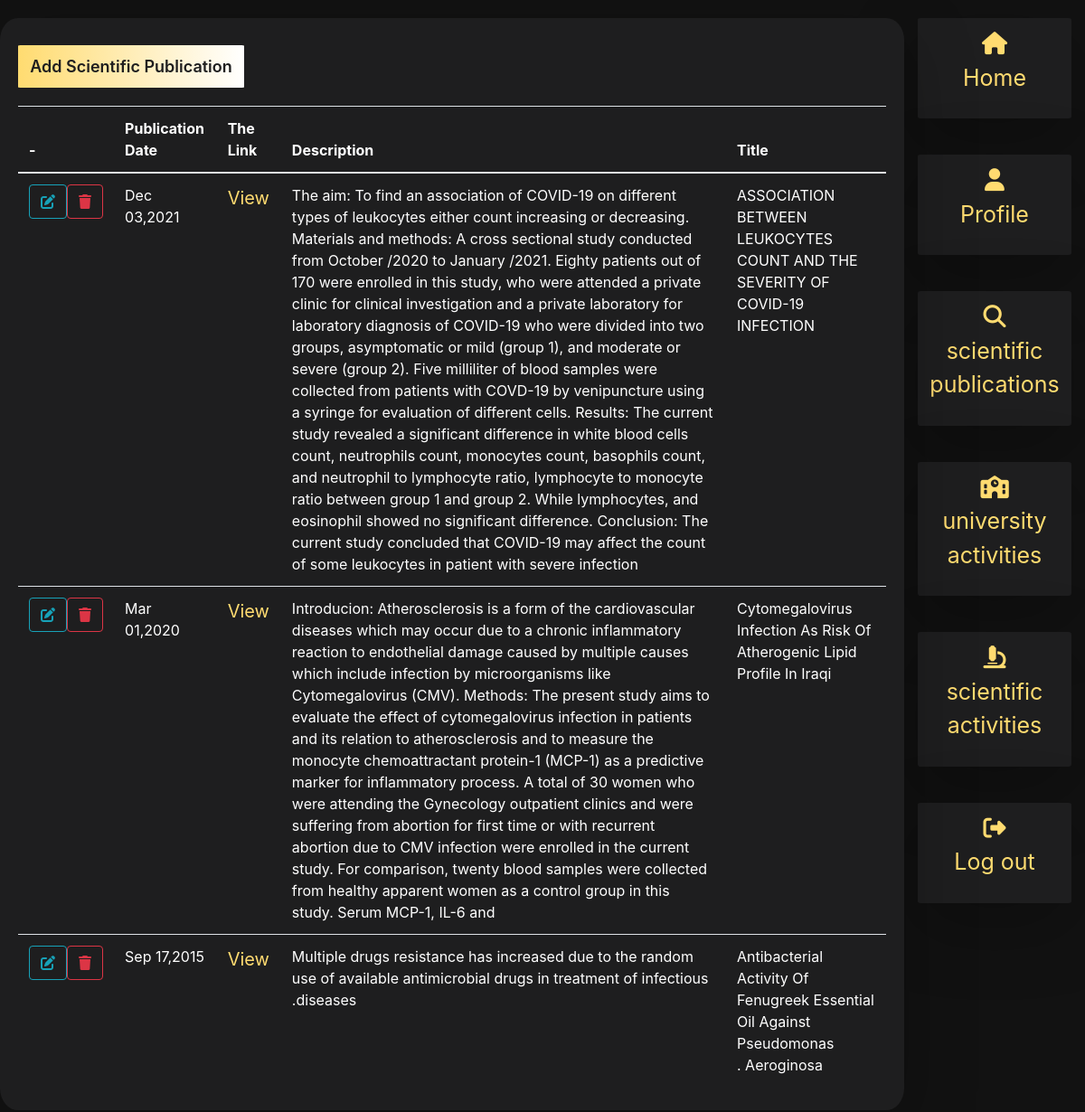
The page /dashboard/scientific_publications/displaySP.php on the database its author committed.
### tables this page shows
CREATE TABLE `scientific_publications` (
  `id` int(11) NOT NULL,
  `title` varchar(255) NOT NULL,
  `description` longtext NOT NULL,
  `link` longtext NOT NULL,
  `publication_date` date NOT NULL
);

### dashboard/functions.php (called while the page is built, shortened)
<?php
require('connection.php');
require('scientific_publications/scientific_publications.php');
$db=new DBController();
$SP=new SP($db);
?>

### dashboard/scientific_publications/scientific_publications.php (called while the page is built, shortened)
<?php
class SP
{
    public $db = null;
    public function __construct(DBController $db)
    {
        $this->db = $db;
    }
    public function getData()
    {
        $result = $this->db->con->query("SELECT * FROM scientific_publications");
        $resultArray = array();
        while ($item = mysqli_fetch_array($result, MYSQLI_ASSOC)) {
            $resultArray[] = $item;
        }
        return $resultArray;
    }
}

### dashboard/connection.php (called while the page is built, shortened)
<?php
class DBController{
  protected  $server = "localhost";
  protected  $user = "root";
  protected  $pass = "";
  protected $database = "maysaa";
  public function __construct(){
    $this->con = mysqli_connect($this->server, $this->user, $this->pass, $this->database);
  }
}

### dashboard/scientific_publications/displaySP.php (the view, shortened to what this page needs)
<?php
include('../functions.php');
include("../header.php");
?>
<div class="container-fluid">
    <div class="row">
        <?php
        include("../sideNavv.php");
        ?>
        <div class="col-lg-10 col-md-9 col-sm-12 container-fluid thedetailll">
        <a href="addSP.php" class="addtotable">Add Scientific Publication</a>
            <table class="table">
                <thead>
                    <tr>
                        <th scope="col">Title</th>
                        <th scope="col">Description</th>
                        <th scope="col">The Link</th>
                        <th scope="col">Publication Date</th>
                        <th>-</th>
                    </tr>
                </thead>
                <tbody>
                    <?php
                    foreach ($SP->getData() as $sp) :
                    ?>
                        <tr>
                            <td><?php echo $sp["title"] ?></td>
                            <td><?php echo $sp["description"] ?></td>
                            <td><a href="<?php echo $sp["link"] ?>" target="_blank" class="viewLink">View</a></td>
                            <td><?php echo date('M d,Y', strtotime($sp['publication_date'])) ?></td>
                            <td>
                                <div class="d-flex justify-content-around">
                                    <form method="post">
                                        <button name="deleteItem" class="btn btn-outline-danger" type="submit"><i class="fa-solid fa-trash"></i></button>
                                    </form>
                                    <a href="<?php printf('%s?id=%s', 'updateSP.php',  $sp['id']); ?>">
                                        <button class="btn btn-outline-info"><i class="fa-solid fa-edit"></i></button>
                                    </a>
                                </div>
                            </td>
                        </tr>
                    <?php
                    endforeach;
                    ?>
                </tbody>
            </table>
        </div>
    </div>
</div>
<?php
include("../footer.php")
?>

### assets/css/style.css (style rules this page uses)
:root { --bg-gradient-onyx: linear-gradient(to bottom right, hsl(240, 1%, 25%) 3%, hsl(0, 0%, 19%) 97%); --bg-gradient-jet: linear-gradient(to bottom right, hsla(240, 1%, 18%, 0.251) 0%, hsla(240, 2%, 11%, 0) 100%), hsl(240, 2%, 13%); --bg-gradient-yellow-1: linear-gradient(to bottom right, hsl(45, 100%, 71%) 0%, hsla(36, 100%, 69%, 0) 50%); --bg-gradient-yellow-2: linear-gradient(135deg, hsla(45, 100%, 71%, 0.251) 0%, hsla(35, 100%, 68%, 0) 59.86%), hsl(240, 2%, 13%); --border-gradient-onyx: linear-gradient(to bottom right, hsl(0, 0%, 25%) 0%, hsla(0, 0%, 25%, 0) 50%); --text-gradient-yellow: linear-gradient(to right, hsl(45, 100%, 72%), hsl(35, 100%, 68%)); --jet: hsl(0, 0%, 22%); --onyx: hsl(240, 1%, 17%); --eerie-black-1: hsl(240, 2%, 13%); --eerie-black-2: hsl(240, 2%, 12%); --smoky-black: hsl(0, 0%, 7%); --white-1: hsl(0, 0%, 100%); --white-2: hsl(0, 0%, 98%); --orange-yellow-crayola: hsl(45, 100%, 72%); --vegas-gold: hsl(45, 54%, 58%); --light-gray: hsl(0, 0%, 84%); --light-gray-70: hsla(0, 0%, 84%, 0.7); --bittersweet-shimmer: hsl(0, 43%, 51%); --ff-poppins: 'Poppins', sans-serif; --fs-1: 24px; --fs-2: 18px; --fs-3: 17px; --fs-4: 16px; --fs-5: 15px; --fs-6: 14px; --fs-7: 13px; --fs-8: 11px; --fs-9: 15px; --fw-300: 300; --fw-400: 400; --fw-500: 500; --fw-600: 600; --shadow-1: -4px 8px 24px hsla(0, 0%, 0%, 0.25); --shadow-2: 0 16px 30px hsla(0, 0%, 0%, 0.25); --shadow-3: 0 16px 40px hsla(0, 0%, 0%, 0.25); --shadow-4: 0 25px 50px hsla(0, 0%, 0%, 0.15); --shadow-5: 0 24px 80px hsla(0, 0%, 0%, 0.25); --transition-1: 0.25s ease; --transition-2: 0.5s ease-in-out; }
*, *::before, *::after { margin: 0; padding: 0; box-sizing: border-box; }
a { text-decoration: none; }
img, ion-icon, a, button, time, span { display: block; }
button { font: inherit; background: none; border: none; text-align: left; cursor: pointer; }
html { font-family: var(--ff-poppins); }
body { background: var(--smoky-black); }
@media (min-width: 580px) { :root { --fs-1: 32px; --fs-2: 24px; --fs-3: 26px; --fs-4: 18px; --fs-6: 15px; --fs-7: 15px; --fs-8: 12px; } }
@media (min-width: 1024px) { :root { --shadow-1: -4px 8px 24px hsla(0, 0%, 0%, 0.125); --shadow-2: 0 16px 30px hsla(0, 0%, 0%, 0.125); --shadow-3: 0 16px 40px hsla(0, 0%, 0%, 0.125); } }
.addtotable { display: inline-block; background: hsl(45deg 100% 72%); background: linear-gradient(90deg, hsl(45deg 100% 72%) 0%, rgba(255, 255, 255, 1) 100%); border: none; color: hsl(240deg 2% 12%); padding: 10px 10px; border-radius: 1%; margin: 10px 0; width: 250px; font-size: 18px; margin: 20px 0; font-weight: 600; text-align: center; }
.thedetailll { background-color: hsl(240deg 2% 12%); padding: 10px; border-radius: 2%; border-bottom: 1px; box-shadow: 0 24px 80px hsla(0, 0%, 0%, 0.25); padding: 10px 20px; margin: 20px 0; }
.table td, .table th { color: white; }
.viewLink { font-size: 20px; color: hsl(45deg 100% 72%); }

### rows shown on the page
scientific_publications: title "ASSOCIATION BETWEEN LEUKOCYTES COUNT AND THE SEVERITY OF COVID-19 INFECTION", description "The aim: To find an association of COVID-19 on different types of leukocytes either count increasing or decreasing. Materials and methods: A cross sectional study conducted from October /2020 to January /2021. Eighty patients out of 170 were enrolled in this study, who were attended a private clinic for clinical investigation and a private laboratory for laboratory diagnosis of COVID-19 who were divided into two groups, asymptomatic or mild (group 1), and moderate or severe (group 2). Five milliliter of blood samples were collected from patients with COVD-19 by venipuncture using a syringe for evaluation of different cells. Results: The current study revealed a significant difference in…", publication_date "Dec 03,2021"
scientific_publications: title "Cytomegalovirus Infection As Risk Of Atherogenic Lipid Profile In Iraqi", description "Introducion: Atherosclerosis is a form of the cardiovascular diseases which may occur due to a chronic inflammatory reaction to endothelial damage caused by multiple causes which include infection by microorganisms like Cytomegalovirus (CMV). Methods: The present study aims to evaluate the effect of cytomegalovirus infection in patients and its relation to atherosclerosis and to measure the monocyte chemoattractant protein-1 (MCP-1) as a predictive marker for inflammatory process. A total of 30 women who were attending the Gynecology outpatient clinics and were suffering from abortion for first time or with recurrent abortion due to CMV infection were enrolled in the current study. For…", publication_date "Mar 01,2020"
scientific_publications: title "Antibacterial Activity Of Fenugreek Essential Oil Against Pseudomonas Aeroginosa .", description "Multiple drugs resistance has increased due to the random use of available antimicrobial drugs in treatment of infectious diseases.", publication_date "Sep 17,2015"
